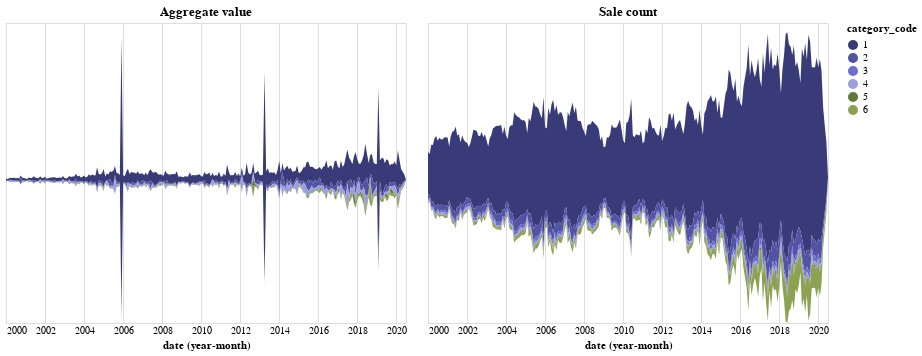

Write notebook code for a chart like this one.
### Code cell
stream1 = alt.Chart(stream).mark_area().encode(
    alt.X('yearmonth(date):T',
        axis=alt.Axis(format='%Y', domain=False, tickSize=0)
    ),
    alt.Y('sum:Q', stack='center', axis=None),
    alt.Color('category_code:N',
        scale=alt.Scale(scheme='category20b')
    )
).properties(
    title='Aggregate value'
).interactive()

stream2 = alt.Chart(stream).mark_area().encode(
    alt.X('yearmonth(date):T',
        axis=alt.Axis(format='%Y', domain=False, tickSize=0)
    ),
    alt.Y('count:Q', stack='center', axis=None),
    alt.Color('category_code:N',
        scale=alt.Scale(scheme='category20b')
    )
).properties(
    title='Sale count'
).interactive()

stream1.configure_title(
    fontSize=20,
    font='Courier',
    anchor='start',
    color='gray'
)

stream2.configure_title(
    fontSize=20,
    font='Gill Sans',
    anchor='start',
    color='gray'
)

stream1 | stream2

### Figure 1 — Vega-Lite specification as saved in the notebook (floating-point values rounded to 4 significant figures; data arrays with more than 128 entries replaced by an {"elided": "..."} marker saying what was removed)
{"config": {"view": {"continuousWidth": 400, "continuousHeight": 300}}, "hconcat": [{"mark": "area", "encoding": {"color": {"type": "nominal", "field": "category_code", "scale": {"scheme": "category20b"}}, "x": {"type": "temporal", "axis": {"domain": false, "format": "%Y", "tickSize": 0}, "field": "date", "timeUnit": "yearmonth"}, "y": {"type": "quantitative", "axis": null, "field": "sum", "stack": "center"}}, "selection": {"selector001": {"type": "interval", "bind": "scales", "encodings": ["x", "y"]}}, "title": "Aggregate value"}, {"mark": "area", "encoding": {"color": {"type": "nominal", "field": "category_code", "scale": {"scheme": "category20b"}}, "x": {"type": "temporal", "axis": {"domain": false, "format": "%Y", "tickSize": 0}, "field": "date", "timeUnit": "yearmonth"}, "y": {"type": "quantitative", "axis": null, "field": "count", "stack": "center"}}, "selection": {"selector002": {"type": "interval", "bind": "scales", "encodings": ["x", "y"]}}, "title": "Sale count"}], "data": {"name": "data-b7951955fa64ae0f8a22ab92e6c28db2"}, "$schema": "https://vega.github.io/schema/vega-lite/v4.8.1.json", "datasets": {"data-b7951955fa64ae0f8a22ab92e6c28db2": {"elided": "1476 records"}}}
